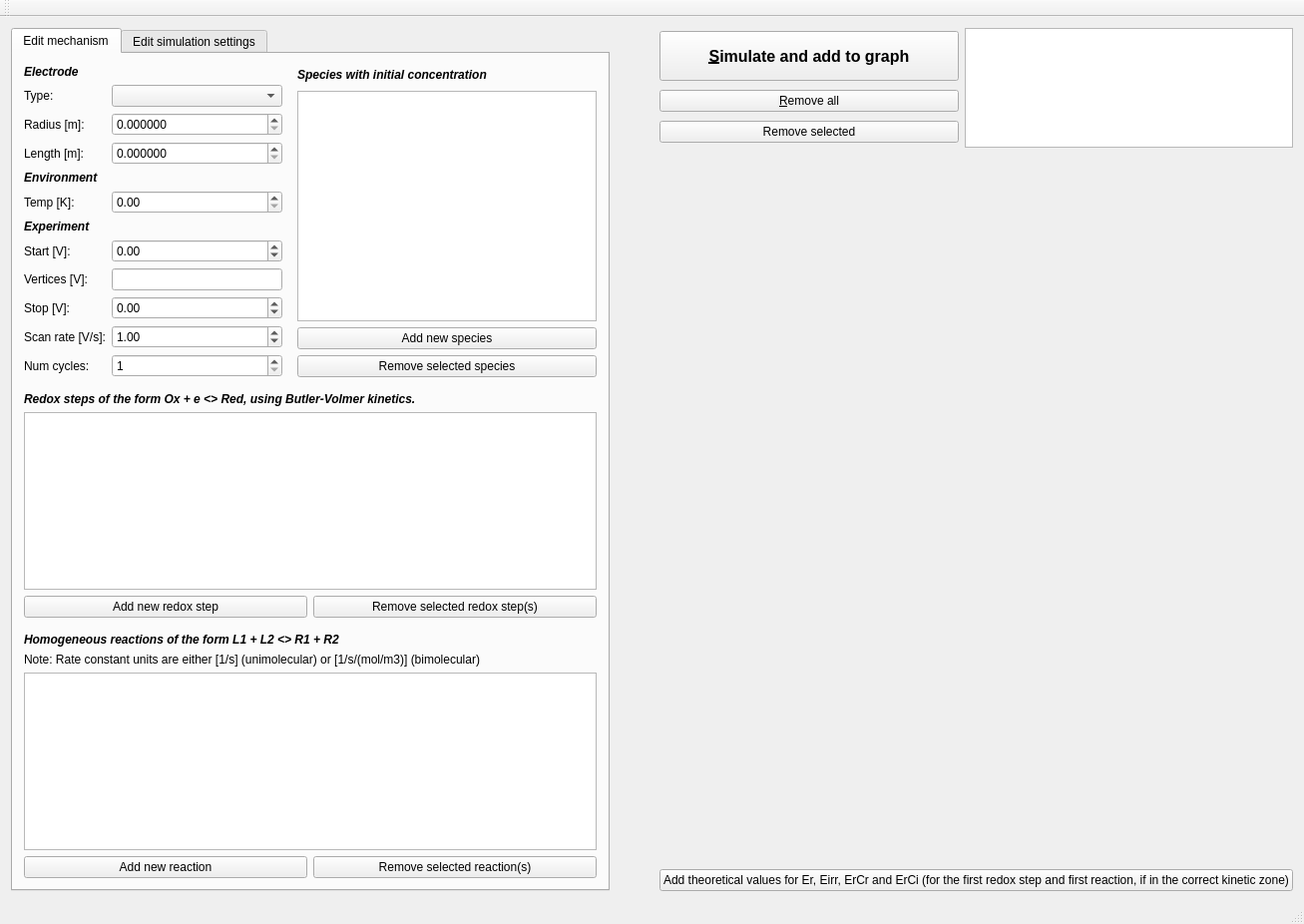
<?xml version="1.0" encoding="UTF-8"?>
<ui version="4.0">
 <class>MainWindow</class>
 <widget class="QMainWindow" name="MainWindow">
  <property name="geometry">
   <rect>
    <x>0</x>
    <y>0</y>
    <width>1264</width>
    <height>926</height>
   </rect>
  </property>
  <property name="windowTitle">
   <string>QESP - The Qt Electrochemical Simulations Package</string>
  </property>
  <property name="windowIcon">
   <iconset resource="resources.qrc">
    <normaloff>:/resources/icon.png</normaloff>:/resources/icon.png</iconset>
  </property>
  <widget class="QWidget" name="centralWidget">
   <layout class="QHBoxLayout" name="horizontalLayout_6">
    <property name="spacing">
     <number>50</number>
    </property>
    <item>
     <widget class="QTabWidget" name="tabWidget">
      <property name="sizePolicy">
       <sizepolicy hsizetype="Fixed" vsizetype="Expanding">
        <horstretch>0</horstretch>
        <verstretch>0</verstretch>
       </sizepolicy>
      </property>
      <property name="minimumSize">
       <size>
        <width>600</width>
        <height>0</height>
       </size>
      </property>
      <property name="maximumSize">
       <size>
        <width>600</width>
        <height>16777215</height>
       </size>
      </property>
      <property name="currentIndex">
       <number>0</number>
      </property>
      <widget class="QWidget" name="tab">
       <attribute name="title">
        <string>Edit mechanism</string>
       </attribute>
       <layout class="QVBoxLayout" name="verticalLayout_5">
        <property name="spacing">
         <number>15</number>
        </property>
        <item>
         <layout class="QHBoxLayout" name="horizontalLayout">
          <property name="spacing">
           <number>15</number>
          </property>
          <item>
           <layout class="QGridLayout" name="gridLayout">
            <property name="sizeConstraint">
             <enum>QLayout::SetDefaultConstraint</enum>
            </property>
            <item row="0" column="0">
             <widget class="QLabel" name="label_5">
              <property name="sizePolicy">
               <sizepolicy hsizetype="Fixed" vsizetype="Preferred">
                <horstretch>0</horstretch>
                <verstretch>0</verstretch>
               </sizepolicy>
              </property>
              <property name="font">
               <font>
                <weight>75</weight>
                <italic>true</italic>
                <bold>true</bold>
                <underline>false</underline>
               </font>
              </property>
              <property name="text">
               <string>Electrode</string>
              </property>
             </widget>
            </item>
            <item row="1" column="0">
             <widget class="QLabel" name="label_6">
              <property name="font">
               <font>
                <weight>50</weight>
                <bold>false</bold>
                <underline>false</underline>
               </font>
              </property>
              <property name="text">
               <string>Type:</string>
              </property>
             </widget>
            </item>
            <item row="1" column="1">
             <widget class="QComboBox" name="cmbElectrodeType"/>
            </item>
            <item row="2" column="0">
             <widget class="QLabel" name="lblElectrodeGeometry1">
              <property name="font">
               <font>
                <weight>50</weight>
                <bold>false</bold>
                <underline>false</underline>
               </font>
              </property>
              <property name="text">
               <string>Radius [m]:</string>
              </property>
             </widget>
            </item>
            <item row="2" column="1">
             <widget class="QDoubleSpinBox" name="dblElectrodeGeometry1">
              <property name="decimals">
               <number>6</number>
              </property>
              <property name="maximum">
               <double>1.000000000000000</double>
              </property>
              <property name="singleStep">
               <double>0.001000000000000</double>
              </property>
              <property name="value">
               <double>0.000000000000000</double>
              </property>
             </widget>
            </item>
            <item row="3" column="0">
             <widget class="QLabel" name="lblElectrodeGeometry2">
              <property name="font">
               <font>
                <weight>50</weight>
                <bold>false</bold>
                <underline>false</underline>
               </font>
              </property>
              <property name="text">
               <string>Length [m]:</string>
              </property>
             </widget>
            </item>
            <item row="3" column="1">
             <widget class="QDoubleSpinBox" name="dblElectrodeGeometry2">
              <property name="decimals">
               <number>6</number>
              </property>
              <property name="maximum">
               <double>1.000000000000000</double>
              </property>
              <property name="singleStep">
               <double>0.001000000000000</double>
              </property>
              <property name="value">
               <double>0.000000000000000</double>
              </property>
             </widget>
            </item>
            <item row="4" column="0">
             <widget class="QLabel" name="label_7">
              <property name="sizePolicy">
               <sizepolicy hsizetype="Fixed" vsizetype="Preferred">
                <horstretch>0</horstretch>
                <verstretch>0</verstretch>
               </sizepolicy>
              </property>
              <property name="font">
               <font>
                <weight>75</weight>
                <italic>true</italic>
                <bold>true</bold>
                <underline>false</underline>
               </font>
              </property>
              <property name="text">
               <string>Environment</string>
              </property>
             </widget>
            </item>
            <item row="5" column="0">
             <widget class="QLabel" name="label_8">
              <property name="text">
               <string>Temp [K]:</string>
              </property>
             </widget>
            </item>
            <item row="5" column="1">
             <widget class="QDoubleSpinBox" name="dblTemperature">
              <property name="maximum">
               <double>1000.000000000000000</double>
              </property>
              <property name="value">
               <double>0.000000000000000</double>
              </property>
             </widget>
            </item>
            <item row="6" column="0">
             <widget class="QLabel" name="label_13">
              <property name="sizePolicy">
               <sizepolicy hsizetype="Fixed" vsizetype="Preferred">
                <horstretch>0</horstretch>
                <verstretch>0</verstretch>
               </sizepolicy>
              </property>
              <property name="font">
               <font>
                <weight>75</weight>
                <italic>true</italic>
                <bold>true</bold>
                <underline>false</underline>
               </font>
              </property>
              <property name="text">
               <string>Experiment</string>
              </property>
             </widget>
            </item>
            <item row="7" column="0">
             <widget class="QLabel" name="label_11">
              <property name="text">
               <string>Start [V]:</string>
              </property>
             </widget>
            </item>
            <item row="7" column="1">
             <widget class="QDoubleSpinBox" name="dblInitialPotential">
              <property name="minimum">
               <double>-10.000000000000000</double>
              </property>
              <property name="maximum">
               <double>10.000000000000000</double>
              </property>
              <property name="singleStep">
               <double>0.100000000000000</double>
              </property>
             </widget>
            </item>
            <item row="8" column="0">
             <widget class="QLabel" name="label_10">
              <property name="text">
               <string>Vertices [V]:</string>
              </property>
             </widget>
            </item>
            <item row="8" column="1">
             <widget class="QLineEdit" name="edtVertices">
              <property name="toolTip">
               <string>Add vertex potentials, separated by spaces</string>
              </property>
             </widget>
            </item>
            <item row="9" column="0">
             <widget class="QLabel" name="label_12">
              <property name="text">
               <string>Stop [V]:</string>
              </property>
             </widget>
            </item>
            <item row="9" column="1">
             <widget class="QDoubleSpinBox" name="dblFinalPotential">
              <property name="minimum">
               <double>-10.000000000000000</double>
              </property>
              <property name="maximum">
               <double>10.000000000000000</double>
              </property>
              <property name="singleStep">
               <double>0.100000000000000</double>
              </property>
             </widget>
            </item>
            <item row="10" column="0">
             <widget class="QLabel" name="label_9">
              <property name="text">
               <string>Scan rate [V/s]:</string>
              </property>
             </widget>
            </item>
            <item row="10" column="1">
             <widget class="QDoubleSpinBox" name="dblScanRate">
              <property name="decimals">
               <number>2</number>
              </property>
              <property name="minimum">
               <double>0.010000000000000</double>
              </property>
              <property name="maximum">
               <double>1000000.000000000000000</double>
              </property>
              <property name="value">
               <double>1.000000000000000</double>
              </property>
             </widget>
            </item>
            <item row="11" column="0">
             <widget class="QLabel" name="label_14">
              <property name="text">
               <string>Num cycles:</string>
              </property>
             </widget>
            </item>
            <item row="11" column="1">
             <widget class="QSpinBox" name="intNumCycles">
              <property name="minimum">
               <number>1</number>
              </property>
              <property name="maximum">
               <number>99</number>
              </property>
             </widget>
            </item>
           </layout>
          </item>
          <item>
           <layout class="QVBoxLayout" name="verticalLayout_2">
            <item>
             <widget class="QLabel" name="label_3">
              <property name="sizePolicy">
               <sizepolicy hsizetype="Minimum" vsizetype="Preferred">
                <horstretch>0</horstretch>
                <verstretch>0</verstretch>
               </sizepolicy>
              </property>
              <property name="maximumSize">
               <size>
                <width>16777215</width>
                <height>20</height>
               </size>
              </property>
              <property name="font">
               <font>
                <weight>75</weight>
                <italic>true</italic>
                <bold>true</bold>
                <underline>false</underline>
               </font>
              </property>
              <property name="text">
               <string>Species with initial concentration</string>
              </property>
             </widget>
            </item>
            <item>
             <widget class="QTableView" name="tblSpecies">
              <property name="sizePolicy">
               <sizepolicy hsizetype="Preferred" vsizetype="Preferred">
                <horstretch>0</horstretch>
                <verstretch>0</verstretch>
               </sizepolicy>
              </property>
              <property name="minimumSize">
               <size>
                <width>250</width>
                <height>0</height>
               </size>
              </property>
             </widget>
            </item>
            <item>
             <widget class="QPushButton" name="btnAddSpecies">
              <property name="sizePolicy">
               <sizepolicy hsizetype="Fixed" vsizetype="Fixed">
                <horstretch>0</horstretch>
                <verstretch>0</verstretch>
               </sizepolicy>
              </property>
              <property name="minimumSize">
               <size>
                <width>300</width>
                <height>0</height>
               </size>
              </property>
              <property name="maximumSize">
               <size>
                <width>300</width>
                <height>16777215</height>
               </size>
              </property>
              <property name="text">
               <string>Add new species</string>
              </property>
             </widget>
            </item>
            <item>
             <widget class="QPushButton" name="btnRemoveSpecies">
              <property name="sizePolicy">
               <sizepolicy hsizetype="Fixed" vsizetype="Fixed">
                <horstretch>0</horstretch>
                <verstretch>0</verstretch>
               </sizepolicy>
              </property>
              <property name="minimumSize">
               <size>
                <width>300</width>
                <height>0</height>
               </size>
              </property>
              <property name="maximumSize">
               <size>
                <width>300</width>
                <height>16777215</height>
               </size>
              </property>
              <property name="text">
               <string>Remove selected species</string>
              </property>
             </widget>
            </item>
           </layout>
          </item>
         </layout>
        </item>
        <item>
         <layout class="QVBoxLayout" name="verticalLayout">
          <property name="sizeConstraint">
           <enum>QLayout::SetMinAndMaxSize</enum>
          </property>
          <item>
           <widget class="QLabel" name="label">
            <property name="sizePolicy">
             <sizepolicy hsizetype="Minimum" vsizetype="Preferred">
              <horstretch>0</horstretch>
              <verstretch>0</verstretch>
             </sizepolicy>
            </property>
            <property name="font">
             <font>
              <weight>75</weight>
              <italic>true</italic>
              <bold>true</bold>
              <underline>false</underline>
             </font>
            </property>
            <property name="text">
             <string>Redox steps of the form Ox + e &lt;&gt; Red, using Butler-Volmer kinetics.</string>
            </property>
           </widget>
          </item>
          <item>
           <widget class="QTableView" name="tblRedox">
            <property name="sizePolicy">
             <sizepolicy hsizetype="Preferred" vsizetype="Preferred">
              <horstretch>0</horstretch>
              <verstretch>0</verstretch>
             </sizepolicy>
            </property>
            <property name="sizeAdjustPolicy">
             <enum>QAbstractScrollArea::AdjustIgnored</enum>
            </property>
           </widget>
          </item>
          <item>
           <layout class="QHBoxLayout" name="horizontalLayout_3">
            <item>
             <widget class="QPushButton" name="btnAddRedox">
              <property name="sizePolicy">
               <sizepolicy hsizetype="Minimum" vsizetype="Fixed">
                <horstretch>0</horstretch>
                <verstretch>0</verstretch>
               </sizepolicy>
              </property>
              <property name="text">
               <string>Add new redox step</string>
              </property>
             </widget>
            </item>
            <item>
             <widget class="QPushButton" name="btnRemoveRedox">
              <property name="sizePolicy">
               <sizepolicy hsizetype="Minimum" vsizetype="Fixed">
                <horstretch>0</horstretch>
                <verstretch>0</verstretch>
               </sizepolicy>
              </property>
              <property name="text">
               <string>Remove selected redox step(s)</string>
              </property>
             </widget>
            </item>
           </layout>
          </item>
         </layout>
        </item>
        <item>
         <layout class="QVBoxLayout" name="verticalLayout_3">
          <item>
           <widget class="QLabel" name="label_2">
            <property name="sizePolicy">
             <sizepolicy hsizetype="Minimum" vsizetype="Preferred">
              <horstretch>0</horstretch>
              <verstretch>0</verstretch>
             </sizepolicy>
            </property>
            <property name="font">
             <font>
              <weight>75</weight>
              <italic>true</italic>
              <bold>true</bold>
              <underline>false</underline>
             </font>
            </property>
            <property name="text">
             <string>Homogeneous reactions of the form L1 + L2 &lt;&gt; R1 + R2</string>
            </property>
           </widget>
          </item>
          <item>
           <widget class="QLabel" name="label_29">
            <property name="text">
             <string>Note: Rate constant units are either [1/s] (unimolecular) or [1/s/(mol/m3)] (bimolecular)</string>
            </property>
           </widget>
          </item>
          <item>
           <widget class="QTableView" name="tblReaction"/>
          </item>
          <item>
           <layout class="QHBoxLayout" name="horizontalLayout_2">
            <item>
             <widget class="QPushButton" name="btnAddReaction">
              <property name="sizePolicy">
               <sizepolicy hsizetype="Minimum" vsizetype="Fixed">
                <horstretch>0</horstretch>
                <verstretch>0</verstretch>
               </sizepolicy>
              </property>
              <property name="text">
               <string>Add new reaction</string>
              </property>
             </widget>
            </item>
            <item>
             <widget class="QPushButton" name="btnRemoveReaction">
              <property name="sizePolicy">
               <sizepolicy hsizetype="Minimum" vsizetype="Fixed">
                <horstretch>0</horstretch>
                <verstretch>0</verstretch>
               </sizepolicy>
              </property>
              <property name="text">
               <string>Remove selected reaction(s)</string>
              </property>
             </widget>
            </item>
           </layout>
          </item>
         </layout>
        </item>
       </layout>
      </widget>
      <widget class="QWidget" name="tab_2">
       <attribute name="title">
        <string>Edit simulation settings</string>
       </attribute>
       <layout class="QVBoxLayout" name="verticalLayout_7">
        <item>
         <layout class="QFormLayout" name="formLayout">
          <item row="0" column="0" colspan="2">
           <widget class="QLabel" name="label_26">
            <property name="sizePolicy">
             <sizepolicy hsizetype="Fixed" vsizetype="Preferred">
              <horstretch>0</horstretch>
              <verstretch>0</verstretch>
             </sizepolicy>
            </property>
            <property name="font">
             <font>
              <weight>75</weight>
              <italic>true</italic>
              <bold>true</bold>
              <underline>false</underline>
             </font>
            </property>
            <property name="text">
             <string>Multi-point approximation order</string>
            </property>
           </widget>
          </item>
          <item row="1" column="0">
           <widget class="QLabel" name="label_4">
            <property name="text">
             <string>Number of points N for spatial derivative (N,2):</string>
            </property>
           </widget>
          </item>
          <item row="1" column="1">
           <widget class="QSpinBox" name="intSimNumDeriv">
            <property name="minimum">
             <number>3</number>
            </property>
            <property name="maximum">
             <number>8</number>
            </property>
            <property name="value">
             <number>6</number>
            </property>
           </widget>
          </item>
          <item row="2" column="0">
           <widget class="QLabel" name="label_27">
            <property name="text">
             <string>Number of points for current derivative:</string>
            </property>
           </widget>
          </item>
          <item row="2" column="1">
           <widget class="QSpinBox" name="intSimNumCurrent">
            <property name="minimum">
             <number>2</number>
            </property>
            <property name="maximum">
             <number>8</number>
            </property>
            <property name="value">
             <number>5</number>
            </property>
           </widget>
          </item>
          <item row="3" column="0" colspan="2">
           <widget class="QLabel" name="label_17">
            <property name="sizePolicy">
             <sizepolicy hsizetype="Fixed" vsizetype="Preferred">
              <horstretch>0</horstretch>
              <verstretch>0</verstretch>
             </sizepolicy>
            </property>
            <property name="font">
             <font>
              <weight>75</weight>
              <italic>true</italic>
              <bold>true</bold>
              <underline>false</underline>
             </font>
            </property>
            <property name="text">
             <string>Potential spacing</string>
            </property>
           </widget>
          </item>
          <item row="4" column="0">
           <widget class="QLabel" name="label_18">
            <property name="font">
             <font>
              <weight>50</weight>
              <bold>false</bold>
              <underline>false</underline>
             </font>
            </property>
            <property name="text">
             <string>&lt;html&gt;&lt;head/&gt;&lt;body&gt;&lt;p&gt;Normalized potential step (Δθ):&lt;/p&gt;&lt;/body&gt;&lt;/html&gt;</string>
            </property>
           </widget>
          </item>
          <item row="4" column="1">
           <widget class="QDoubleSpinBox" name="dblSimDeltaTheta">
            <property name="decimals">
             <number>2</number>
            </property>
            <property name="minimum">
             <double>0.010000000000000</double>
            </property>
            <property name="maximum">
             <double>10.000000000000000</double>
            </property>
            <property name="singleStep">
             <double>0.100000000000000</double>
            </property>
            <property name="value">
             <double>0.200000000000000</double>
            </property>
           </widget>
          </item>
          <item row="5" column="0" colspan="2">
           <widget class="QLabel" name="label_15">
            <property name="sizePolicy">
             <sizepolicy hsizetype="Fixed" vsizetype="Preferred">
              <horstretch>0</horstretch>
              <verstretch>0</verstretch>
             </sizepolicy>
            </property>
            <property name="font">
             <font>
              <weight>75</weight>
              <italic>true</italic>
              <bold>true</bold>
              <underline>false</underline>
             </font>
            </property>
            <property name="text">
             <string>Grid spacing</string>
            </property>
           </widget>
          </item>
          <item row="6" column="0" colspan="2">
           <widget class="QLabel" name="label_19">
            <property name="font">
             <font>
              <weight>50</weight>
              <bold>false</bold>
              <underline>false</underline>
             </font>
            </property>
            <property name="text">
             <string>&lt;html&gt;&lt;head/&gt;&lt;body&gt;&lt;p&gt;Dimensionless distance in grid X&lt;sub&gt;i&lt;/sub&gt; = X&lt;sub&gt;0&lt;/sub&gt; (&amp;gamma;&lt;sub&gt;e&lt;/sub&gt;&lt;sup&gt;i&lt;/sup&gt; - 1) / (&amp;gamma;&lt;sub&gt;e&lt;/sub&gt; - 1)&lt;/p&gt;&lt;/body&gt;&lt;/html&gt;</string>
            </property>
           </widget>
          </item>
          <item row="7" column="0">
           <widget class="QLabel" name="label_16">
            <property name="font">
             <font>
              <weight>50</weight>
              <bold>false</bold>
              <underline>false</underline>
             </font>
            </property>
            <property name="text">
             <string>&lt;html&gt;&lt;head/&gt;&lt;body&gt;&lt;p&gt;Expansion factor (&amp;gamma;&lt;span style=&quot; vertical-align:sub;&quot;&gt;e&lt;/span&gt;):&lt;/p&gt;&lt;/body&gt;&lt;/html&gt;</string>
            </property>
           </widget>
          </item>
          <item row="7" column="1">
           <widget class="QDoubleSpinBox" name="dblSimGamma">
            <property name="decimals">
             <number>2</number>
            </property>
            <property name="maximum">
             <double>3.000000000000000</double>
            </property>
            <property name="singleStep">
             <double>0.100000000000000</double>
            </property>
            <property name="value">
             <double>1.670000000000000</double>
            </property>
           </widget>
          </item>
          <item row="8" column="0" colspan="2">
           <widget class="QLabel" name="label_20">
            <property name="font">
             <font>
              <weight>50</weight>
              <bold>false</bold>
              <underline>false</underline>
             </font>
            </property>
            <property name="text">
             <string>&lt;html&gt;&lt;head/&gt;&lt;body&gt;&lt;p&gt;First dimensionless distance in grid X&lt;span style=&quot; vertical-align:sub;&quot;&gt;0&lt;/span&gt; = 10&lt;span style=&quot; vertical-align:super;&quot;&gt;−F&lt;/span&gt; / √σ where σ is the dimensionless scan rate&lt;/p&gt;&lt;/body&gt;&lt;/html&gt;</string>
            </property>
           </widget>
          </item>
          <item row="9" column="0" colspan="2">
           <widget class="QLabel" name="label_22">
            <property name="font">
             <font>
              <weight>50</weight>
              <bold>false</bold>
              <underline>false</underline>
             </font>
            </property>
            <property name="text">
             <string>&lt;html&gt;&lt;head/&gt;&lt;body&gt;&lt;p&gt;F changes with log&lt;span style=&quot; vertical-align:sub;&quot;&gt;10&lt;/span&gt;(max. homogeneous rate [1/s]) = &lt;span style=&quot; font-style:italic;&quot;&gt;lograte&lt;/span&gt; as:&lt;/p&gt;&lt;/body&gt;&lt;/html&gt;</string>
            </property>
           </widget>
          </item>
         </layout>
        </item>
        <item>
         <layout class="QGridLayout" name="gridLayout_2">
          <property name="leftMargin">
           <number>100</number>
          </property>
          <item row="0" column="0">
           <widget class="QLabel" name="label_21">
            <property name="maximumSize">
             <size>
              <width>40</width>
              <height>16777215</height>
             </size>
            </property>
            <property name="font">
             <font>
              <weight>50</weight>
              <bold>false</bold>
              <underline>false</underline>
             </font>
            </property>
            <property name="text">
             <string>&lt;html&gt;&lt;head/&gt;&lt;body&gt;&lt;p&gt;F =&lt;/p&gt;&lt;/body&gt;&lt;/html&gt;</string>
            </property>
           </widget>
          </item>
          <item row="0" column="1">
           <widget class="QDoubleSpinBox" name="dblSimMinF">
            <property name="decimals">
             <number>1</number>
            </property>
            <property name="minimum">
             <double>1.000000000000000</double>
            </property>
            <property name="maximum">
             <double>10.000000000000000</double>
            </property>
            <property name="singleStep">
             <double>0.100000000000000</double>
            </property>
            <property name="value">
             <double>2.200000000000000</double>
            </property>
           </widget>
          </item>
          <item row="0" column="2">
           <widget class="QLabel" name="label_24">
            <property name="font">
             <font>
              <weight>50</weight>
              <bold>false</bold>
              <underline>false</underline>
             </font>
            </property>
            <property name="text">
             <string>&lt;html&gt;&lt;head/&gt;&lt;body&gt;&lt;p&gt;when &lt;span style=&quot; font-style:italic;&quot;&gt;lograte&lt;/span&gt; smaller than&lt;/p&gt;&lt;/body&gt;&lt;/html&gt;</string>
            </property>
           </widget>
          </item>
          <item row="0" column="3">
           <widget class="QDoubleSpinBox" name="dblSimMinLogRate">
            <property name="decimals">
             <number>1</number>
            </property>
            <property name="minimum">
             <double>1.000000000000000</double>
            </property>
            <property name="maximum">
             <double>10.000000000000000</double>
            </property>
            <property name="singleStep">
             <double>1.000000000000000</double>
            </property>
            <property name="value">
             <double>3.000000000000000</double>
            </property>
           </widget>
          </item>
          <item row="1" column="0">
           <widget class="QLabel" name="label_23">
            <property name="maximumSize">
             <size>
              <width>40</width>
              <height>16777215</height>
             </size>
            </property>
            <property name="font">
             <font>
              <weight>50</weight>
              <bold>false</bold>
              <underline>false</underline>
             </font>
            </property>
            <property name="text">
             <string>&lt;html&gt;&lt;head/&gt;&lt;body&gt;&lt;p&gt;F =&lt;/p&gt;&lt;/body&gt;&lt;/html&gt;</string>
            </property>
           </widget>
          </item>
          <item row="1" column="1">
           <widget class="QDoubleSpinBox" name="dblSimMaxF">
            <property name="decimals">
             <number>1</number>
            </property>
            <property name="minimum">
             <double>1.000000000000000</double>
            </property>
            <property name="maximum">
             <double>10.000000000000000</double>
            </property>
            <property name="singleStep">
             <double>0.100000000000000</double>
            </property>
            <property name="value">
             <double>6.200000000000000</double>
            </property>
           </widget>
          </item>
          <item row="1" column="2">
           <widget class="QLabel" name="label_25">
            <property name="font">
             <font>
              <weight>50</weight>
              <bold>false</bold>
              <underline>false</underline>
             </font>
            </property>
            <property name="text">
             <string>&lt;html&gt;&lt;head/&gt;&lt;body&gt;&lt;p&gt;when &lt;span style=&quot; font-style:italic;&quot;&gt;lograte&lt;/span&gt; larger than&lt;/p&gt;&lt;/body&gt;&lt;/html&gt;</string>
            </property>
           </widget>
          </item>
          <item row="1" column="3">
           <widget class="QDoubleSpinBox" name="dblSimMaxLogRate">
            <property name="decimals">
             <number>1</number>
            </property>
            <property name="minimum">
             <double>1.000000000000000</double>
            </property>
            <property name="maximum">
             <double>10.000000000000000</double>
            </property>
            <property name="singleStep">
             <double>1.000000000000000</double>
            </property>
            <property name="value">
             <double>7.000000000000000</double>
            </property>
           </widget>
          </item>
         </layout>
        </item>
        <item>
         <widget class="QLabel" name="label_28">
          <property name="sizePolicy">
           <sizepolicy hsizetype="Preferred" vsizetype="Expanding">
            <horstretch>0</horstretch>
            <verstretch>0</verstretch>
           </sizepolicy>
          </property>
          <property name="font">
           <font>
            <weight>50</weight>
            <bold>false</bold>
            <underline>false</underline>
           </font>
          </property>
          <property name="text">
           <string>&lt;html&gt;&lt;head/&gt;&lt;body&gt;&lt;p&gt;&lt;span style=&quot; font-weight:600; font-style:italic;&quot;&gt;Simulator description&lt;/span&gt;&lt;/p&gt;&lt;p&gt;The simulator uses the &amp;quot;brute force&amp;quot; approach outlined in a paper by Molina et al. (&lt;a href=&quot;http://dx.doi.org/10.1016/j.cplett.2015.11.011&quot;&gt;&lt;span style=&quot; text-decoration: underline; color:#007af4;&quot;&gt;Chemical Physics Letters 643 (2016) 71–76&lt;/span&gt;&lt;/a&gt;). Normalization follows Compton in &lt;span style=&quot; font-style:italic;&quot;&gt;Understanding Voltammetry: Simulation of Electrode processes&lt;/span&gt;. Second-order reactions are linearized as described in Britz, &lt;span style=&quot; font-style:italic;&quot;&gt;Digital Simulation in Electrochemistry&lt;/span&gt;. Boundary conditions can handle any system of (coupled) redox steps. Calculation of electrode fluxes is implemented as in Compton section 5.5. Initial concentrations are equilibrated before the simulation starts.&lt;/p&gt;&lt;p&gt;To be implemented/buggy: Unequal diffusion coefficients. Redox steps with n &amp;gt; 1.&lt;/p&gt;&lt;p&gt;Not (yet) implemented: Uncompensated solution resistance and electrode capacitance. Adsorption. Migration effects.&lt;/p&gt;&lt;/body&gt;&lt;/html&gt;</string>
          </property>
          <property name="alignment">
           <set>Qt::AlignJustify|Qt::AlignVCenter</set>
          </property>
          <property name="wordWrap">
           <bool>true</bool>
          </property>
         </widget>
        </item>
       </layout>
      </widget>
     </widget>
    </item>
    <item>
     <layout class="QVBoxLayout" name="verticalLayout_4">
      <item>
       <layout class="QHBoxLayout" name="horizontalLayout_5">
        <item>
         <layout class="QVBoxLayout" name="verticalLayout_6">
          <item>
           <widget class="QPushButton" name="btnSimulate">
            <property name="sizePolicy">
             <sizepolicy hsizetype="Fixed" vsizetype="Fixed">
              <horstretch>0</horstretch>
              <verstretch>0</verstretch>
             </sizepolicy>
            </property>
            <property name="minimumSize">
             <size>
              <width>300</width>
              <height>50</height>
             </size>
            </property>
            <property name="maximumSize">
             <size>
              <width>300</width>
              <height>16777215</height>
             </size>
            </property>
            <property name="font">
             <font>
              <pointsize>12</pointsize>
              <weight>75</weight>
              <bold>true</bold>
             </font>
            </property>
            <property name="text">
             <string>&amp;Simulate and add to graph</string>
            </property>
           </widget>
          </item>
          <item>
           <widget class="QPushButton" name="btnRemoveAllPlots">
            <property name="text">
             <string>&amp;Remove all</string>
            </property>
           </widget>
          </item>
          <item>
           <widget class="QPushButton" name="btnRemoveSelectedPlots">
            <property name="text">
             <string>Remove selected</string>
            </property>
           </widget>
          </item>
         </layout>
        </item>
        <item>
         <widget class="QTextBrowser" name="txtSimulationOutput">
          <property name="sizePolicy">
           <sizepolicy hsizetype="Expanding" vsizetype="Minimum">
            <horstretch>0</horstretch>
            <verstretch>0</verstretch>
           </sizepolicy>
          </property>
          <property name="maximumSize">
           <size>
            <width>16777215</width>
            <height>120</height>
           </size>
          </property>
         </widget>
        </item>
       </layout>
      </item>
      <item>
       <widget class="QCustomPlot" name="plot" native="true">
        <property name="sizePolicy">
         <sizepolicy hsizetype="Expanding" vsizetype="Expanding">
          <horstretch>0</horstretch>
          <verstretch>0</verstretch>
         </sizepolicy>
        </property>
       </widget>
      </item>
      <item>
       <widget class="QPushButton" name="btnAddPeakCurrentPotential">
        <property name="text">
         <string>Add theoretical values for Er, Eirr, ErCr and ErCi (for the first redox step and first reaction, if in the correct kinetic zone)</string>
        </property>
       </widget>
      </item>
     </layout>
    </item>
   </layout>
  </widget>
  <widget class="QMenuBar" name="menuBar">
   <property name="geometry">
    <rect>
     <x>0</x>
     <y>0</y>
     <width>1264</width>
     <height>23</height>
    </rect>
   </property>
  </widget>
  <widget class="QToolBar" name="mainToolBar">
   <attribute name="toolBarArea">
    <enum>TopToolBarArea</enum>
   </attribute>
   <attribute name="toolBarBreak">
    <bool>false</bool>
   </attribute>
  </widget>
  <widget class="QStatusBar" name="statusBar"/>
 </widget>
 <layoutdefault spacing="6" margin="11"/>
 <customwidgets>
  <customwidget>
   <class>QCustomPlot</class>
   <extends>QWidget</extends>
   <header>qcustomplot.h</header>
   <container>1</container>
  </customwidget>
 </customwidgets>
 <resources>
  <include location="resources.qrc"/>
 </resources>
 <connections/>
</ui>
